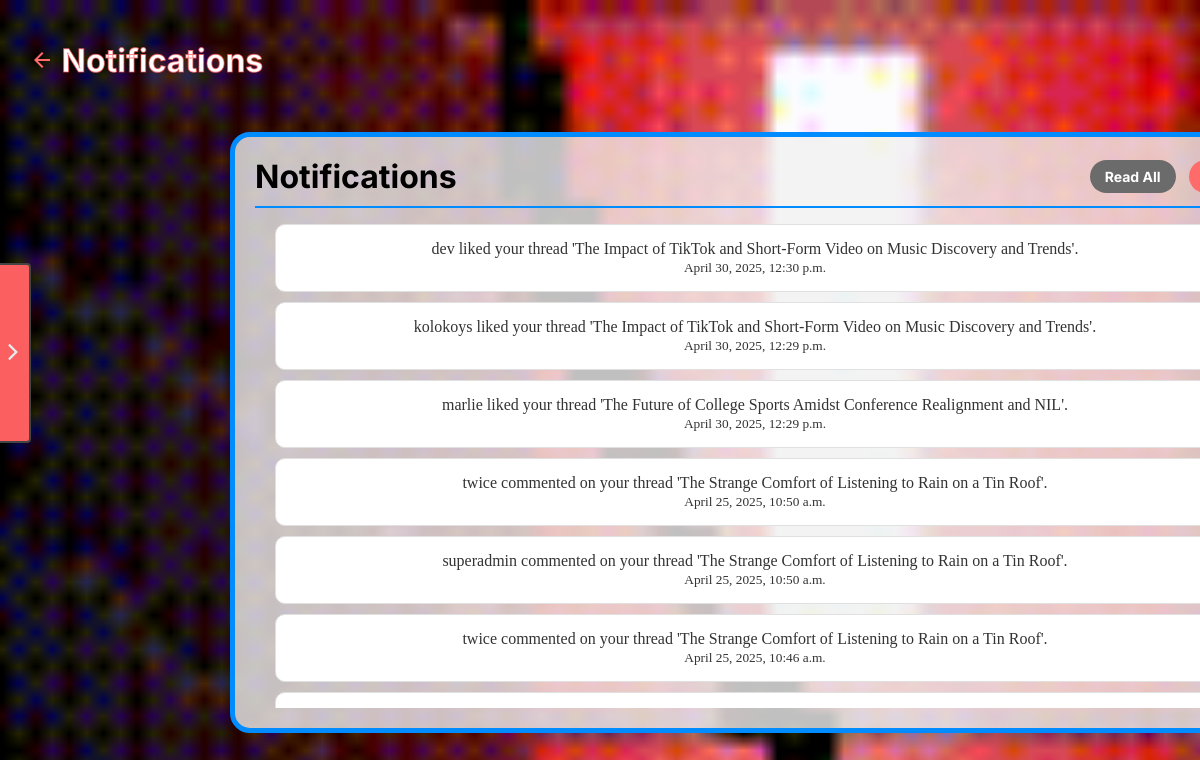
The app's page /notifications/ (signed in), older data.
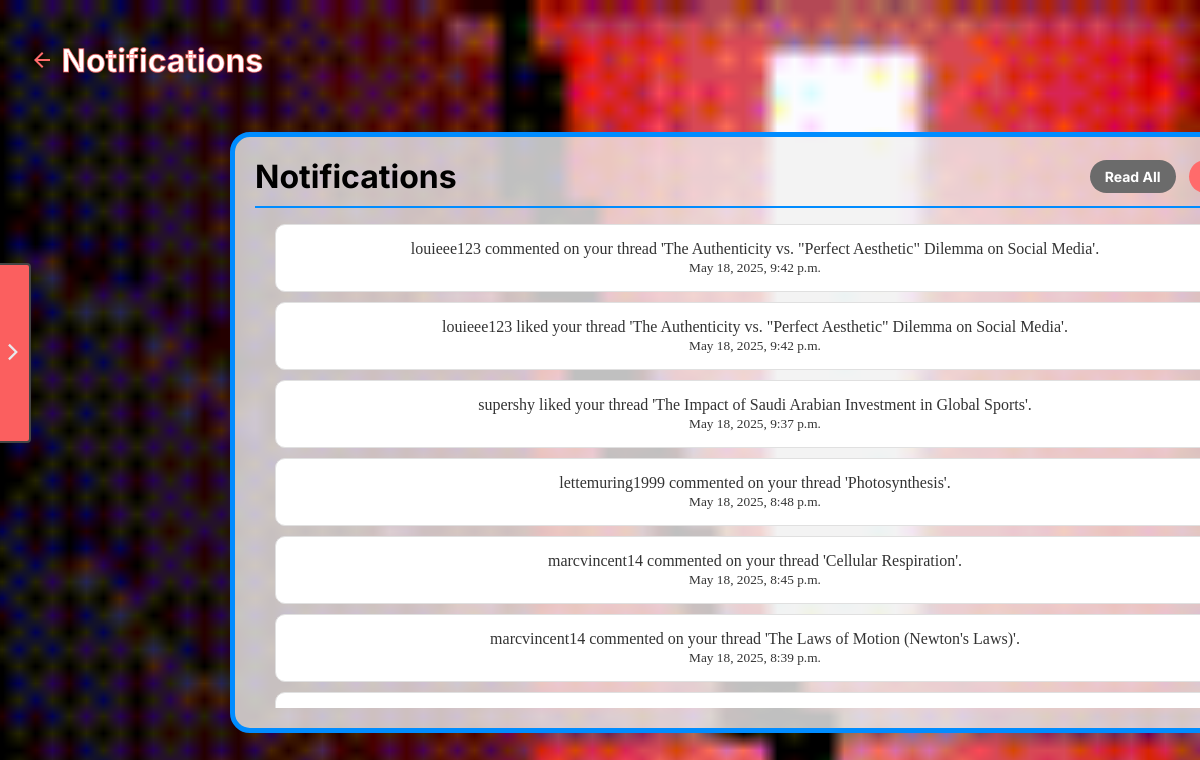
The same page, newer data.
### app/models.py (models this page shows, shortened)
class Notification(models.Model):
    user = models.ForeignKey(User, on_delete=models.CASCADE)
    thread = models.ForeignKey(ForumThread, on_delete=models.CASCADE)
    message = models.TextField()
    is_read = models.BooleanField(default=False)
    created_at = models.DateTimeField(auto_now_add=True)

### app/views.py (the view)
# urls.py: path('notifications/', views.notifications, name="notifications"),
@login_required
def notifications(request):
    user_notifications = Notification.objects.filter(user=request.user).select_related('thread').order_by('-created_at')
    return render(request, "notification.html", {"notifications": user_notifications})

### app/context_processors.py (called while the page is built)
def user_profile_context(request):
    if request.user.is_authenticated:
        profile = UserProfile.objects.filter(user=request.user).first()
        return {
            "username": request.user.username,
            "profile_picture": profile.profile_picture.url if profile and profile.profile_picture else None,
        }
    return {}

def forum_categories(request):
    categories = ForumCategory.objects.all()
    return {'categories': categories}

def notification_count(request):
    if request.user.is_authenticated:
        count = Notification.objects.filter(user=request.user, is_read=False).count()
    else:
        count = 0
    return {'notification_count': count }

### app/templatetags/custom_filters.py (called while the page is built)
@register.filter
def truncate_username(value, length=7):
    if len(value) > length:
        return value[:length] + ".."
    return value

### app/templates/notification.html (shortened to what this page needs)
{% load static %}
<!DOCTYPE html>
<html lang="en">
<head>
    <link rel="stylesheet" href="{% static 'styles/notification.css' %}">
    {% include "partials/sidebar.html"%}
</head>
<body>
    <div class='post-btn'>
        <div class='forum-title'>
            <a href="{% url 'homepage' %}">
                <h1>
                    <svg xmlns="http://www.w3.org/2000/svg" height="24px" viewBox="0 -960 960 960" width="24px" fill="#D16D6A"><path d="m313-440 224 224-57 56-320-320 320-320 57 56-224 224h487v80H313Z"/></svg>
                Notifications
                </h1>
            </a>
        </div>
    </div>
    <div class="centered-box">
        <div class="notif-header">
            <h2>Notifications</h2>
            <form method="post" action="{% url 'read_all_notifications' %}">
                <button type="submit" id="read-all-btn">Read All</button>
            </form>
            <form method="post" action="{% url 'clear_notifications' %}">
                <button type="submit" id="clear-btn">Clear</button>
            </form>
        </div>
        <div class="notification-container">
            {% block content %}
            <ul>
                {% for notification in notifications %}
                    <div class="notification-card {% if notification.is_read %}read{% endif %}">
                        <a href="{% if notification.thread_id %}{% url 'forum_thread_detail' notification.thread.id %}{% else %}#{% endif %}"
                        class="notif-link" data-id="{{ notification.id }}">
                         {{ notification.message}}
                         <br><small>{{ notification.created_at }}</small>
                        </a>
                    </div>
                {% empty %}
                    <h3>No new notifications.</h3>
                {% endfor %}
            </ul>
            {% endblock %}
        </div>
    </div>
</body>
</html>

Row changes from the older to the newer data that the page shows:
no longer on this page (row unchanged): Notification: message "dev liked your thread 'The Impact of TikTok and Short-Form Video on Music Discovery and Trends'.", created_at "April 30, 2025, 12:30 p.m."
no longer on this page (row unchanged): Notification: message "kolokoys liked your thread 'The Impact of TikTok and Short-Form Video on Music Discovery and Trends'.", created_at "April 30, 2025, 12:29 p.m."
no longer on this page (row unchanged): Notification: message "marlie liked your thread 'The Future of College Sports Amidst Conference Realignment and NIL'.", created_at "April 30, 2025, 12:29 p.m."
no longer on this page (row unchanged): Notification: message "twice commented on your thread 'The Strange Comfort of Listening to Rain on a Tin Roof'.", created_at "April 25, 2025, 10:50 a.m."
no longer on this page (row unchanged): Notification: message "superadmin commented on your thread 'The Strange Comfort of Listening to Rain on a Tin Roof'.", created_at "April 25, 2025, 10:50 a.m."
no longer on this page (row unchanged): Notification: message "twice commented on your thread 'The Strange Comfort of Listening to Rain on a Tin Roof'.", created_at "April 25, 2025, 10:46 a.m."
added Notification: message "louieee123 commented on your thread 'The Authenticity vs. \"Perfect Aesthetic\" Dilemma on Social Media'.", created_at "May 18, 2025, 9:42 p.m."
added Notification: message "louieee123 liked your thread 'The Authenticity vs. \"Perfect Aesthetic\" Dilemma on Social Media'.", created_at "May 18, 2025, 9:42 p.m."
added Notification: message "supershy liked your thread 'The Impact of Saudi Arabian Investment in Global Sports'.", created_at "May 18, 2025, 9:37 p.m."
added Notification: message "lettemuring1999 commented on your thread 'Photosynthesis'.", created_at "May 18, 2025, 8:48 p.m."
added Notification: message "marcvincent14 commented on your thread 'Cellular Respiration'.", created_at "May 18, 2025, 8:45 p.m."
added Notification: message "marcvincent14 commented on your thread 'The Laws of Motion (Newton's Laws)'.", created_at "May 18, 2025, 8:39 p.m."
